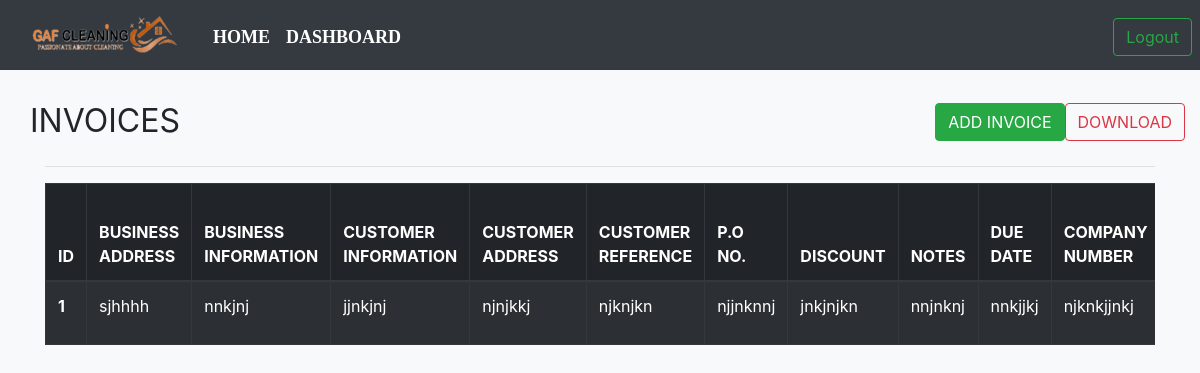
Screenshot of /invoices/ with the database file from the repository.
### pages/models.py (models this page shows)
class Invoice(models.Model):
    business_address = models.CharField(max_length=100)
    business_information = models.CharField(max_length=100)
    customer_information = models.CharField(max_length=100)
    customer_address = models.CharField(max_length=100)
    customer_reference = models.CharField(max_length=100)
    po_no = models.CharField(max_length=100)
    date = models.CharField(max_length=100)
    description = models.CharField(max_length=100)
    discount = models.CharField(max_length=100)
    notes = models.TextField(max_length=1000)
    due_date = models.CharField(max_length=100)
    company_number = models.CharField(max_length=100)
    vat_number = models.CharField(max_length=100)
    bank_account_no = models.CharField(max_length=100)
    sort_code_no = models.CharField(max_length=100)
    def editURL(self):
        return reverse("editInvoice", kwargs={"inv_id":self.id})
    def deleteURL(self):
        return reverse("deleteInvoice", kwargs={"inv_id":self.id})
    def downloadURL(self):
        return reverse("downloadInvoice", kwargs={"inv_id":self.id})

### pages/views.py (the view)
# urls.py: path("invoices/", invoiceView, name="invoices"),
def invoiceView(request):
    objs = Invoice.objects.all()
    context = {
        "objs" : objs
    }
    return render(request, "invoices.html", context)

### templates/invoices.html (shortened to what this page needs)
{% load static %}
<!DOCTYPE html>
<html lang="en">
<head>
    <link rel="stylesheet" href="{% static 'header.css' %}">
    <link rel="stylesheet" href="https://cdnjs.cloudflare.com/ajax/libs/animate.css/3.7.2/animate.min.css">
    <link rel="stylesheet" href="https://maxcdn.bootstrapcdn.com/bootstrap/4.0.0/css/bootstrap.min.css" >
</head>
<body class="bg-light">
  <nav class="navbar navbar-expand-lg navbar-dark bg-dark">
  <div class="container-fluid mt-1">
    <a href="{% url 'home' %}" class="pull-left" ><img src="{% static 'images/logo1.png' %}"></a>
    <div class="collapse navbar-collapse" id="navbarSupportedContent">
      <ul class="navbar-nav me-auto mb-2 mb-lg-0 mx-4">
        <li class="nav-item">
          <a class="nav-link active" aria-current="page" href="{% url 'home' %}">Home</a>
        </li>
        <li class="nav-item">
          <a class="nav-link active" aria-current="page" href="{% url 'dashboard' %}">Dashboard</a>
        </li>
	    </ul>
        <div class="btn-group mx-2" role="group" aria-label="Basic outlined example"  style="position: absolute; right: 0;">
          <a href="{% url 'logout' %}"><button type="button" class="btn btn-outline-success">Logout</button></a>
        </div>
    </div>
  </div>
</nav>
<div class="container">
    <br />
    <div class="row" style="justify-content: space-between;">
    <h1> <b> <small>INVOICES</small></b> </h1>
    <div class="row">
   <div class="modal-dialog-centered">
    <a href="{% url 'addInvoice' %}"><button type="button" class="btn btn-success">ADD INVOICE</button></a>
</div>
<div class="modal-dialog-centered">
  <a href="{% url 'downloadInvoices' %}"><button type="button" class="btn btn-outline-danger">DOWNLOAD</button></a>
</div>
</div>
</div>
<hr />
    <div class="table-responsive">
    <table class="table-bordered table-hover table table-dark table-striped">
        <thead>
        <tr>
            <th scope="col"> ID </th>
            <th scope="col"> BUSINESS ADDRESS </th>
            <th scope="col"> BUSINESS INFORMATION </th>
            <th scope="col"> CUSTOMER INFORMATION </th>
            <th scope="col"> CUSTOMER ADDRESS </th>
            <th scope="col"> CUSTOMER REFERENCE </th>
            <th scope="col"> P.O NO. </th>
            <th scope="col"> DISCOUNT </th>
            <th scope="col"> NOTES </th>
            <th scope="col"> DUE DATE </th>
            <th scope="col"> COMPANY NUMBER </th>
        </tr>
        </thead>
        <tbody>
        {% for obj in objs %}
        <tr class="w-100 h-25">
            <th scope="row"> {{obj.id}} </th>
            <td> {{obj.business_address}} </td>
            <td> {{ obj.business_information}} </td>
            <td> {{ obj.customer_information }} </td>
            <td> {{ obj.customer_address }} </td>
            <td> {{ obj.customer_reference }} </td>
            <td> {{ obj.po_no }} </td>
            <td> {{ obj.discount }} </td>
            <td> {{ obj.notes }} </td>
            <td> {{ obj.due_date }} </td>
            <td> {{ obj.company_number }} </td>
        </tr>
        {% endfor %}
        </tbody>
    </table>
</div>
</div>

### static/header.css (style rules this page uses)
.navbar-nav a { font-family: consolas; font-size: 18px; text-transform: uppercase; font-weight: bold; }
.navbar-nav { text-align: center; }
.nav-link { padding: .2rem 1rem; }
.w-100 { height: 100vh; }
button { color: #f06e03; padding: 10px 25px; background: transparent; border: 3px solid rgb(0, 0, 0); border-radius: 20px; outline: none; cursor: pointer; }
body { padding: 0; margin: 0; background-color: #17141d; color: white; font-family: 'DM Mono', monospace; }

### rows the page displays
Invoice: id "1", business_address "sjhhhh", business_information "nnkjnj", customer_information "jjnkjnj", customer_address "njnjkkj", customer_reference "njknjkn", po_no "njjnknnj", discount "jnkjnjkn", notes "nnjnknj", due_date "nnkjjkj", company_number "njknkjjnkj"
